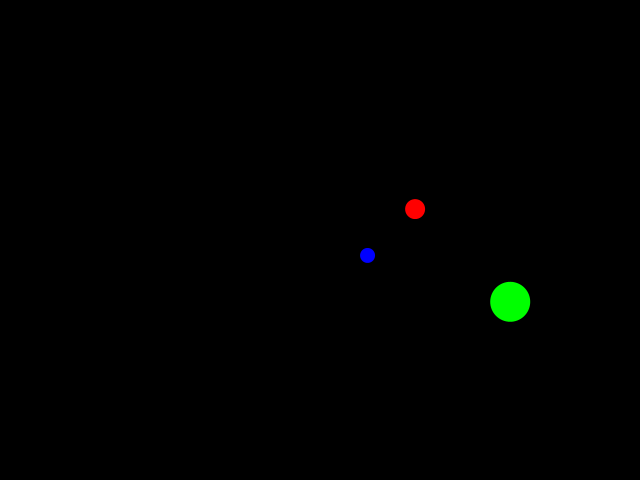
Frame 1 (no input)
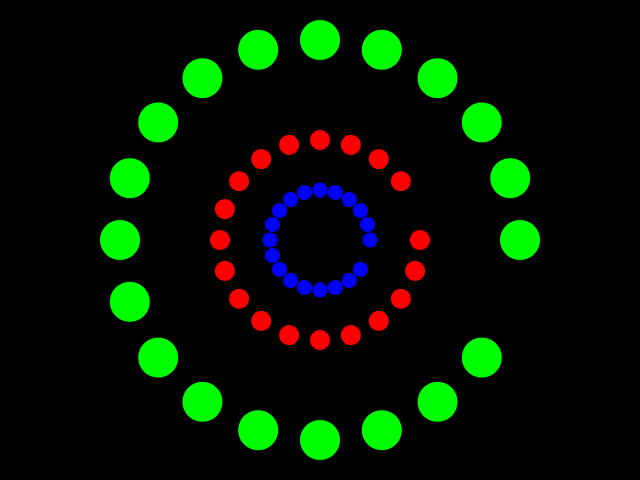
Frame 60 (the mouse pressed at the canvas centre just before this capture)
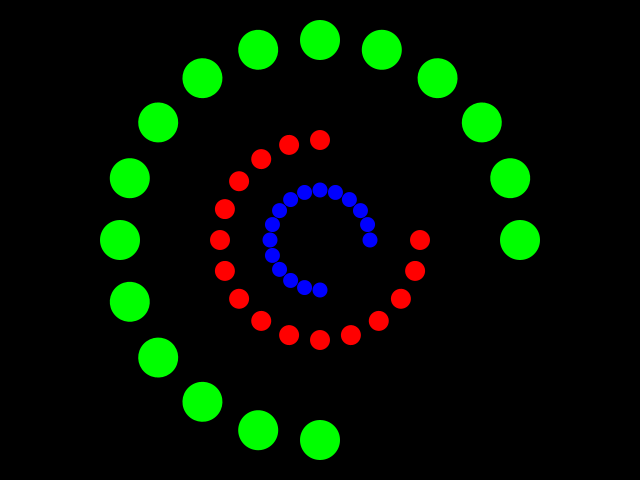
Frame 120 (the mouse held since frame 60 and released just before this capture)

The Processing sketch that drew these frames (run headless with seeded random() and noise(); from frame 60 on, the mouse is pressed at the canvas centre):

// Processing sketch: Stack
// ── Stack.pde
//学科（2MI）番号（41）氏名（武藤淳之助）

int N=20;
color bgColor = color(0);
void setup() {
  size(640, 480);
  frameRate(10);
  noStroke();
  background(bgColor);
}

void draw() {
  if (frameCount==(N+1)) 
    save("ouyou.png");

  if (frameCount%(N+1) == 0) {
    background(bgColor);
  }
  translate(width/2, height/2);
  //青の円を描く
  pushMatrix();
  rotate(frameCount*2*PI/N);
  fill(0, 0, 255);
  translate(50,0);
  ellipse(0,0,15,15);
  popMatrix();
  //赤の円を描く
  pushMatrix();
  rotate(-frameCount*2*PI/N);
  translate(100,0);
  fill(255, 0, 0);
  ellipse(0,0,20,20);
  popMatrix();
  //緑の円を描く
  pushMatrix();
  rotate(frameCount*2*PI/N);
  translate(200,0);
  fill(0, 255, 0);
  ellipse(0,0,40,40);
  popMatrix();
}
